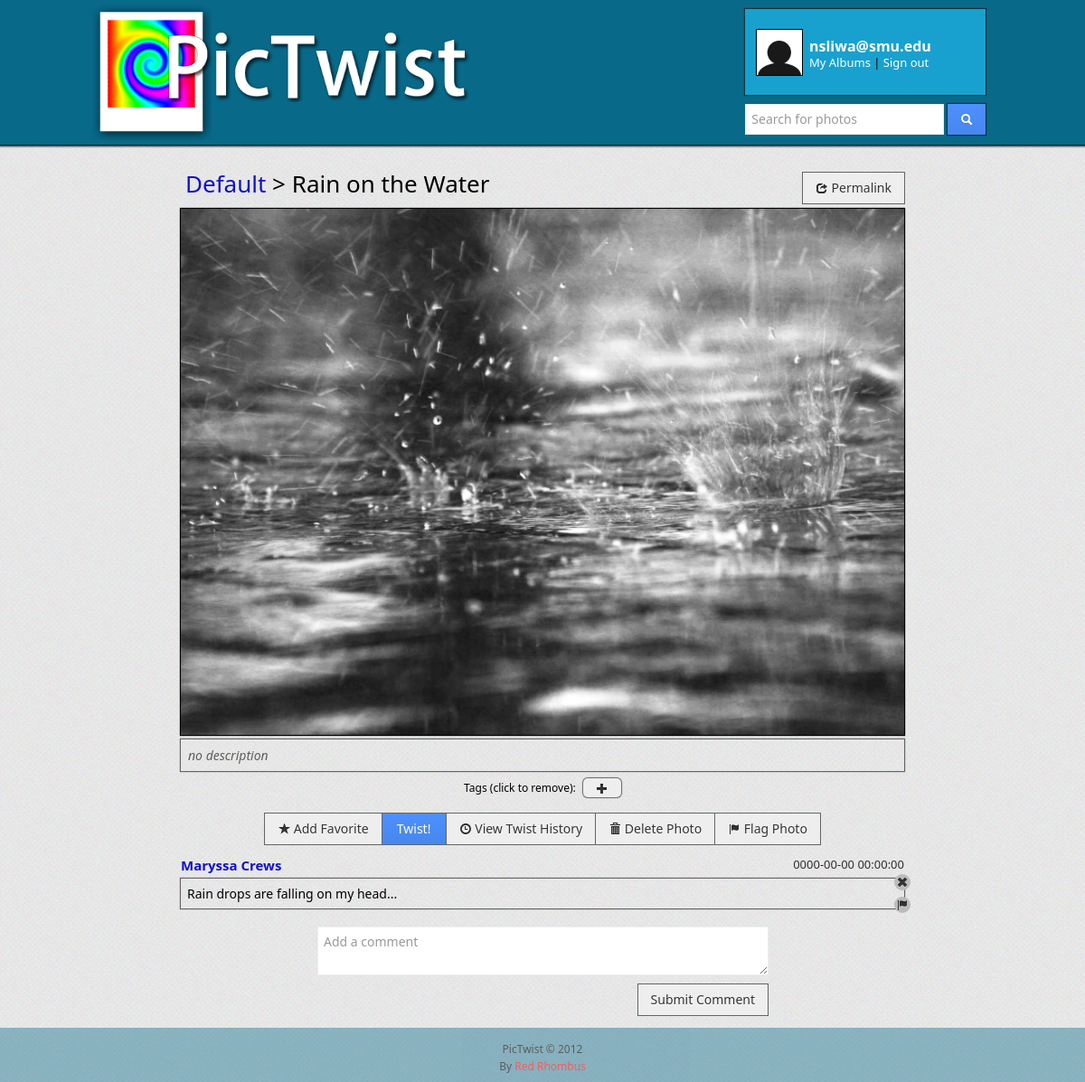
The page /viewStandard.php?p_id=1&a_id=1 (signed in) on the database its author committed.
### tables this page shows
CREATE TABLE photos(
  id INTEGER PRIMARY KEY AUTO_INCREMENT,
  title VARCHAR(255) DEFAULT "photo",
  description TEXT,
  path VARCHAR(255) NOT NULL,
  private BOOLEAN DEFAULT FALSE,
  views INTEGER DEFAULT 0,
  parent_photo_id INTEGER,
  album_id INTEGER NOT NULL,
  FOREIGN KEY (parent_photo_id) REFERENCES photos(id)
    ON UPDATE Cascade
    ON DELETE Cascade,
  FOREIGN KEY (album_id) REFERENCES albums(id)
    ON UPDATE Cascade
    ON DELETE Cascade,
  updated_at TIMESTAMP DEFAULT '0000-00-00 00:00:00',
  created_at TIMESTAMP DEFAULT '0000-00-00 00:00:00'
);

CREATE TABLE albums(
  id INTEGER PRIMARY KEY AUTO_INCREMENT,
  title VARCHAR(255),
  description TEXT,
  private BOOLEAN DEFAULT FALSE,
  user_id INTEGER NOT NULL,
  FOREIGN KEY (user_id) REFERENCES users(id)
    ON UPDATE Cascade
    ON DELETE Cascade,
  updated_at TIMESTAMP DEFAULT '0000-00-00 00:00:00',
  created_at TIMESTAMP DEFAULT '0000-00-00 00:00:00'
);

CREATE TABLE comments(
  id INTEGER PRIMARY KEY AUTO_INCREMENT,
  text TEXT NOT NULL,
  user_id INTEGER,
  photo_id INTEGER,
  FOREIGN KEY (user_id) REFERENCES users(id)
    ON UPDATE Cascade
    ON DELETE Cascade,
  FOREIGN KEY (photo_id) REFERENCES photos(id)
    ON UPDATE Cascade
    ON DELETE Cascade,
  updated_at TIMESTAMP DEFAULT '0000-00-00 00:00:00',
  created_at TIMESTAMP DEFAULT '0000-00-00 00:00:00'
);

CREATE TABLE users(
  id INTEGER PRIMARY KEY AUTO_INCREMENT,
  suspended INTEGER DEFAULT FALSE,
  email VARCHAR(255) UNIQUE NOT NULL,
  password_hash VARCHAR(255) NOT NULL,
  name VARCHAR(255) NOT NULL,
  city VARCHAR(255),
  state VARCHAR(255),
  country VARCHAR(255),
  bio TEXT,
  admin BOOLEAN DEFAULT FALSE,
  updated_at TIMESTAMP DEFAULT '0000-00-00 00:00:00',
  created_at TIMESTAMP DEFAULT '0000-00-00 00:00:00',
  last_login timestamp default CURRENT_TIMESTAMP(),
  profile_picture_path VARCHAR(255)
);

### viewStandard.php (called while the page is built)
<?php INCLUDE_ONCE 'include/head.php' ?>
<?php INCLUDE_ONCE '_photo_view.php' ?>

### include/headCode.php (called while the page is built, shortened)
<?php
  $relativeDirectory = str_replace(basename($_SERVER['PHP_SELF']), '', $_SERVER['PHP_SELF']);
  $baseURL = "http://" . $_SERVER['HTTP_HOST'] . $relativeDirectory;
  $viewURL = $baseURL . 'viewStandard.php';
  $viewHandlerURL = $baseURL . 'view.processor.php';
  $twistURL = $baseURL . 'twist.php';
  $twistHistoryURL = $baseURL . 'twistHistory.php';
  $profileURL = $baseURL . 'profile.php';
  $favoriteHandlerURL = $baseURL . 'favorite.processor.php';
  $deleteHandlerURL = $baseURL . 'delete.processor.php';
  $deleteCommentURL = $baseURL . 'delete.comment.php';
  $albumURL = $baseURL . 'album.photos.php';
  $flagContentURL = $baseURL . 'flag.processor.php';
  $currentUser = getCurrentUser();
  function sql($query){
    $result = mysql_query($query) or die (mysql_error());
    return $result;
  }
  function getCurrentUser(){
    if(isset($_SESSION['uid'])) { $uid = $_SESSION['uid']; }
    else { $uid = -1; $_SESSION['uid'] = $uid;}
    if(isset($_SESSION['email'])) { $email = $_SESSION['email']; }
    else { $email = "Visitor"; $_SESSION['email'] = $email;}
    if(isset($_SESSION['name'])) { $name = $_SESSION['name']; }
    else { $name = "Unknown"; $_SESSION['name'] = $name;}
    if(isset($_SESSION['admin'])) {$admin = $_SESSION['admin'];}
    else { $admin = FALSE; $_SESSION['admin'] = $admin;}
    if(isset($_SESSION['profile_picture_path'])) {$profile_picture_path = $_SESSION['profile_picture_path'];}
    else { $profile_picture_path = "img/default_pic.png";}
    $currentUser = array("username" => $email, "id" => $uid, "name" => $name, "admin" => $admin, "profile_picture_path" => $profile_picture_path);
    return $currentUser;
  }
  function isFavorite($photo_id)
  {
    global $currentUser;
    $query = "SELECT photo_id, user_id FROM favorites WHERE photo_id = ".$photo_id." AND user_id = ".$currentUser['id'].";";
    $result = sql($query);
    if(mysql_num_rows($result) === 0)
    {
      return FALSE;
    }
    else
    {
      return TRUE;
    }
  }
?>

### _photo_view.php (the view, shortened to what this page needs)
<?php
    $photo_id = $_REQUEST['p_id'];
    $album_id = $_REQUEST['a_id'];
    if(!isset($photo_id))
    {
        $_SESSION['error'] = 'Error! You need to select a photo to view.';
        $_SESSION['redirect'] = $indexURL;
        echo 'redirectParent(\''.$errorURL.'\');';
    }
    else
    {
        $query = "select p.title, p.description, p.path, p.private, p.album_id, a.title AS album_title from photos p JOIN albums a where a.id=p.album_id AND p.id = '".$photo_id."';";
        $result_photo = sql($query);
        if($row = mysql_fetch_array($result_photo))
        {
            $photo_title = $row["title"];
            $pathname = $row["path"];
            $album_id = $row["album_id"];
            $description = $row["description"];
            $album_title = $row["album_title"];
        }
        $query = "select text, c.id, c.updated_at, u.name, u.id AS user_id from photos p JOIN comments c JOIN users u where p.id = ".$photo_id." AND p.id = c.photo_id AND u.id = c.user_id order by c.updated_at desc;";
    $result_comments = sql($query);
    }
?>
<div class="bigPhoto" >
  <div class="bigPhotoContainer">
    <div class="photoTitle"><a href="<?php echo $albumURL."?album_id=".$album_id;?>" target="_parent"><?php echo $album_title;?></a> &gt; <?php echo $photo_title;?>
    </div>
    <div class="permalink"><a class="m-btn thinBorder_light" href="javascript:;" onclick="redirectParent('<?php echo $viewURL.'?p_id='.$photo_id.'&a_id='.$album_id?>');"><i class="icon-share"></i> Permalink</a></div>
    <img src="<?php echo $pathname;?>" alt="<?php echo $pathname;?>">
    <div class="photoDesc">
    <?php
      if (strlen($description) > 0) {
        echo $description;
      } else {
        echo '<span class="noDesc">no description</span>';
      }
    ?>
    </div>
  </div>
  <div id="tags">
    Tags (click to remove):
    <a href="javascript:;" id="showAddTags" class="m-btn mini rnd tag"><i class="icon-plus"></i></a>
  </div>
  <div id="photoOptions">
    <div class="m-btn-group">
      <?php
      if (isFavorite($photo_id)) {
        echo '<a class="m-btn" id="' . $photo_id . '" href="'.$favoriteHandlerURL.'?p_id='.$photo_id.'&a_id='.$album_id. '" target="_parent");">'.
          '<i class="icon-star-empty"></i> Remove Favorite</a>';
      } else {
        echo '<a class="m-btn" id="' . $photo_id . '" href="'.$favoriteHandlerURL.'?p_id='.$photo_id.'&a_id='.$album_id. '" target="_parent");">'.
          '<i class="icon-star"></i> Add Favorite</a>';
      }
      echo '<a class="m-btn blue" id="' . $photo_id . '" href="'.$twistURL.'?p_id='.$photo_id.'&a_id='.$album_id. '" target="_parent");">'.
        'Twist!</a>';
      echo '<a class="m-btn" id="' . $photo_id . '" href="'.$twistHistoryURL.'?p_id='.$photo_id.'&a_id='.$album_id. '" target="_parent");">'.
        '<i class="icon-time"></i> View Twist History</a>';
      echo '<a class="m-btn" id="' . $photo_id . '" href="'.$deleteHandlerURL.'?p_id='.$photo_id.'&a_id='.$album_id. '" target="_parent");">'.
        '<i class="icon-trash"></i> Delete Photo</a>';
      echo '<a class="m-btn" id="' . $photo_id . '" href="'.$flagContentURL.'?p_id='.$photo_id.'&a_id='.$album_id. '" target="_parent">'.
        '<i class="icon-flag"></i> Flag Photo</a>';
      ?>
    </div>
  </div>
  <div class="comments">
    <?php
      while($row = mysql_fetch_array($result_comments))
      {
        echo '<div class="comment">';
        echo '<div class="comment_user"><a href="'.$profileURL.'?u_id='.$row["user_id"].'" target="_parent">'.$row["name"].'</a></div><div class="comment_time">'.$row["updated_at"].'</div>';
        echo '<div class="comment_body">'.$row["text"];
        echo '<a href="'.$deleteCommentURL.'?a_id='.$album_id.'&p_id='.$photo_id.'&c_id='.$row["id"].'" target="_parent"><i class="deleteCommentBtn"></i></a>';
        echo '<a href="'.$flagContentURL.'?a_id='.$album_id.'&p_id='.$photo_id.'&c_id='.$row["id"].'" target="_parent"><i class="flagCommentBtn"></i></a></div>';
        echo '</div>';
      }
    ?>
  </div>
  <div id="commentForm">
    <?php
    if($currentUser['id'] > 0)
    {
      echo '<form method="post" target="_parent" action="' . $viewHandlerURL.'?p_id='.$photo_id.'&a_id='.$album_id. '">'.
        '<textarea class="m-wrap" type="textarea" name="comment" rows="2" placeholder="Add a comment"></textarea><br/>'.
        '<input class="m-btn thinBorder_light" type="submit" name="submit" value="Submit Comment">'.
        '</form>';
    }
    ?>
  </div>
</div>
<?php INCLUDE_ONCE 'include/foot.php' ?>

### styles/styles.css (style rules this page uses)
body { background-image: url('../img/bg.png'); margin: 0px; font-family: 'Segoe UI', Helvetica, Arial, sans-serif; font-size: 14px; }
html, body { height: 100%; }
a { text-decoration: none; color: #11c; }
.thinBorder_light { border: 1px solid rgba(100, 100, 100, 1) !important; }
.m-btn { margin-top: 0 !important; }
.bigPhoto { width: 800px; margin: 0 auto; }
.bigPhotoContainer { position: relative; display: table; margin: 0 auto; }
.bigPhoto img { -webkit-box-shadow: 0 0 1px 1px rgba(0, 0, 0, 1); }
.photoTitle { font-size: 26px; padding: 10px 5px; }
.permalink { position: absolute; right: -1px; top: 15px; }
#photoOptions { text-align: center; margin-top: 12px; }
#photoOptions a { border: 1px solid rgba(100, 100, 100, 1); }
.photoDesc { margin-top: 1px; margin-bottom: 10px; padding: 8px; -webkit-box-shadow: 0 0 1px 1px rgba(100, 100, 100, 1); }
.noDesc { opacity: 0.6; font-style: italic; }
#tags { margin-top: -2px; font-size: 12px; text-align: center; }
.tag { -webkit-box-shadow: 0 0 1px 1px rgba(100, 100, 100, 1); margin-left: 5px !important; margin-bottom: 5px !important; }
#showAddTags { padding: 4px 0; }
.comments { margin-bottom: 20px; }
.comment { margin: 8px 0; }
.comment_user { float: left; font-weight: bold; font-size: 15px; padding-bottom: 5px; }
.comment_time { float: right; font-size: 13px; opacity: 0.8; }
.comment_body { position: relative; clear: both; padding: 7px; -webkit-box-shadow: 0 0 1px 1px rgba(100, 100, 100, 1); }
.deleteCommentBtn { display: inline-block; width: 14px; height: 14px; margin-top: 0px; line-height: 14px; vertical-align: center; background-image: url(../metro/img/glyphicons-halflings.png); background-repeat: no-repeat; background-position: -310px 2px; position: absolute; right: -7px; top: -5px; padding: 2px; -webkit-border-radius: 9px; background-color: #bbb; }
.flagCommentBtn { display: inline-block; width: 14px; height: 14px; margin-top: 0px; line-height: 14px; vertical-align: center; background-image: url(../metro/img/glyphicons-halflings.png); background-repeat: no-repeat; background-position: -310px -22px; position: absolute; right: -7px; bottom: -5px; padding: 2px; -webkit-border-radius: 9px; background-color: #bbb; }
#commentForm { width: 500px; margin: 0 auto; text-align: right; }
#commentForm textarea { width: 485px; }

### rows shown on the page
photos: album.title "Default", title "Rain on the Water", path (picture)
comments: user.name "Maryssa Crews", updated_at "0000-00-00 00:00:00", text "Rain drops are falling on my head..."

### other values the page prints
$currentUser['username'] "nsliwa@smu.edu"
